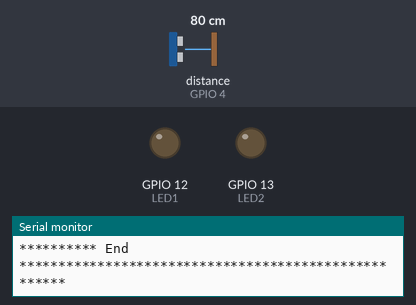
The sketch below on a simulated ESP8266 (NodeMCU). Shown: output pins drawn as LEDs (lit = HIGH), the last lines printed to the serial monitor. Wiring (inferred from the names in the program): ultrasonic range finder: trigger GPIO 5; echo GPIO 4. The inputs (shaded band) are chosen by the test bench; at power-on: distance to the obstacle (sensor on GPIO 4) 80 cm. The echo pulse lasts 58.3 µs per cm; WiFi joins after 1.5 s; servers stay silent unless stated; pins used as bus, display or sensor lines are not drawn.

Above: at 2.7 s.
2.8 s: distance to the obstacle (sensor on GPIO 4) set to 38 cm
4.3 s: distance to the obstacle (sensor on GPIO 4) set to 33 cm
At 5.2 s:
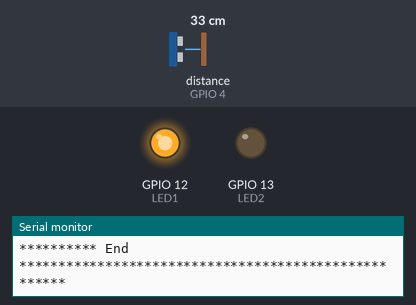
5.8 s: distance to the obstacle (sensor on GPIO 4) set to 2 cm
At 6.6 s:
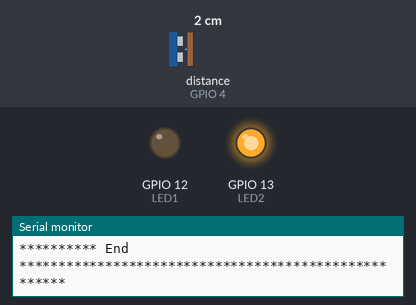
7.3 s: distance to the obstacle (sensor on GPIO 4) set to 18 cm
At 7.7 s:
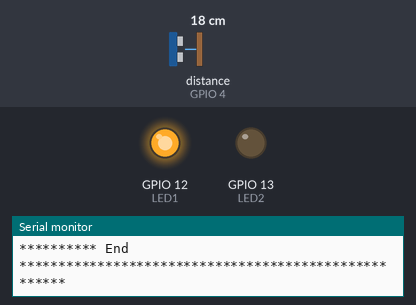
8.9 s: distance to the obstacle (sensor on GPIO 4) set to 4 cm
At 10.1 s:
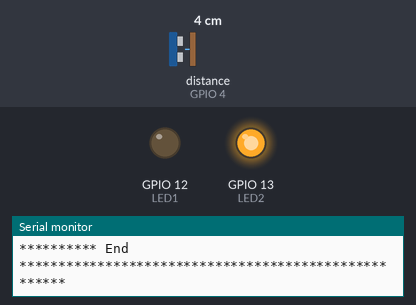
Timing chart, 0 to 11.4 s (numbered marks = the images above; inputs shaded):
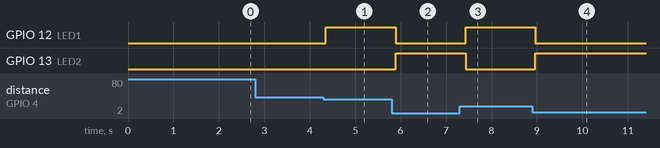

Measured:
- the behaviour switches between 35 and 34 cm on distance to the obstacle (sensor on GPIO 4) (found by bisection; images 0 and 1)
- after the input at 4.3 s, GPIO 12 (LED1): LOW → HIGH after 0.06 s
- after the input at 5.8 s, GPIO 12 (LED1): HIGH → LOW after 0.09 s; GPIO 13 (LED2): LOW → HIGH after 0.09 s
- after the input at 7.3 s, GPIO 12 (LED1): LOW → HIGH after 0.13 s; GPIO 13 (LED2): HIGH → LOW after 0.13 s
- after the input at 8.9 s, GPIO 12 (LED1): HIGH → LOW after 0.06 s; GPIO 13 (LED2): LOW → HIGH after 0.06 s

The sketch:

hc_sr04_esp8266.ino
```cpp
/*
 * Description: Distance measurement using ultrasonic HC-SR04 and ESP8266 connected to AskSensors
 *  Author: https://asksensors.com, 2018 - 2019
 *  github: https://github.com/asksensors
 */

#include <Arduino.h>
#include <ESP8266WiFi.h>
#include <ESP8266WiFiMulti.h>
#include <ESP8266HTTPClient.h>

// utlrasonic pinout
#define ULTRASONIC_TRIG_PIN     5   // pin TRIG to D1
#define ULTRASONIC_ECHO_PIN     4   // pin ECHO to D2
#define LED1     12   // pin TRIG to D1
#define LED2     13  // pin ECHO to D2

// user config: TODO
const char* wifi_ssid = "Azevedo2";             // SSID
const char* wifi_password = "4BC91902";         // WIFI
//const char* apiKeyIn = "1tL1eQ5CSrijJdlDjxXAUCHNipRfAzqG";      // API KEY IN
const unsigned int writeInterval = 250; // write interval (in ms)

// ASKSENSORS config.
//String host = "http://api.asksensors.com";         // ASKSENSORS host name

ESP8266WiFiMulti WiFiMulti;

void setup() {

  Serial.begin(115200);
  Serial.println("*****************************************************");
  Serial.println("********** Program Start : Connect Ultrasonic HC-SR04 + ESP8266 to AskSensors over HTTP");
  Serial.println("Wait for WiFi... ");
  Serial.print("********** connecting to WIFI : ");
  Serial.println(wifi_ssid);
  WiFi.begin(wifi_ssid, wifi_password);
  while (WiFi.status() != WL_CONNECTED) {
    delay(500);
    Serial.print(".");
  }
  Serial.println("");
  Serial.println("-> WiFi connected");
  Serial.println("-> IP address: ");
  Serial.println(WiFi.localIP());
  // ultraonic setup
  pinMode(ULTRASONIC_TRIG_PIN, OUTPUT);
  pinMode(ULTRASONIC_ECHO_PIN, INPUT);
  pinMode(LED1, OUTPUT);
  pinMode(LED2, OUTPUT);
}


void loop() {
    // wait for WiFi connection
  if (WiFi.status() == WL_CONNECTED){

        HTTPClient http;

        Serial.print("[HTTP] begin...\n");

        long duration, distance;
        digitalWrite(ULTRASONIC_TRIG_PIN, LOW);
        delayMicroseconds(2);

        digitalWrite(ULTRASONIC_TRIG_PIN, HIGH);
        delayMicroseconds(10);

        digitalWrite(ULTRASONIC_TRIG_PIN, LOW);
        duration = pulseIn(ULTRASONIC_ECHO_PIN, HIGH);
        distance = (duration/2) / 29.1;

        if(distance < 15){
            digitalWrite(LED2, HIGH); // turn the LED on (HIGH is the voltage level)
            digitalWrite(LED1, LOW);
        }

        else if(distance > 15 && distance < 35){
            digitalWrite(LED1, HIGH); // turn the LED on (HIGH is the voltage level)
            digitalWrite(LED2, LOW);
        }

        else {
          digitalWrite(LED1, LOW);
          digitalWrite(LED2, LOW);
        }

        Serial.print("********** Ultrasonic Distance: ");
        Serial.print(distance);
        Serial.println(" cm");

//        // Create a URL for the request
//        String url = "";
//        url += host;
//        url += "/write/";
//        url += apiKeyIn;
//        url += "?module1=";
//        url += distance;
//
//        Serial.print("********** requesting URL: ");
//        Serial.println(url);
//        http.begin(url); //HTTP
//
//        Serial.println("> Request sent to ASKSENSORS");
//
//        Serial.print("[HTTP] GET...\n");
//        // start connection and send HTTP header
//        int httpCode = http.GET();
//
//        // httpCode will be negative on error
//        if(httpCode > 0) {
//            // HTTP header has been send and Server response header has been handled
//            Serial.printf("[HTTP] GET... code: %d\n", httpCode);
//
//            // file found at server
//            if(httpCode == HTTP_CODE_OK) {
//                String payload = http.getString();
//                Serial.println(payload);
//            }
//        } else {
//            Serial.printf("[HTTP] GET... failed, error: %s\n", http.errorToString(httpCode).c_str());
//        }

        http.end();

        Serial.println("********** End ");
        Serial.println("*****************************************************");
    }

    delay(writeInterval);
}
```
